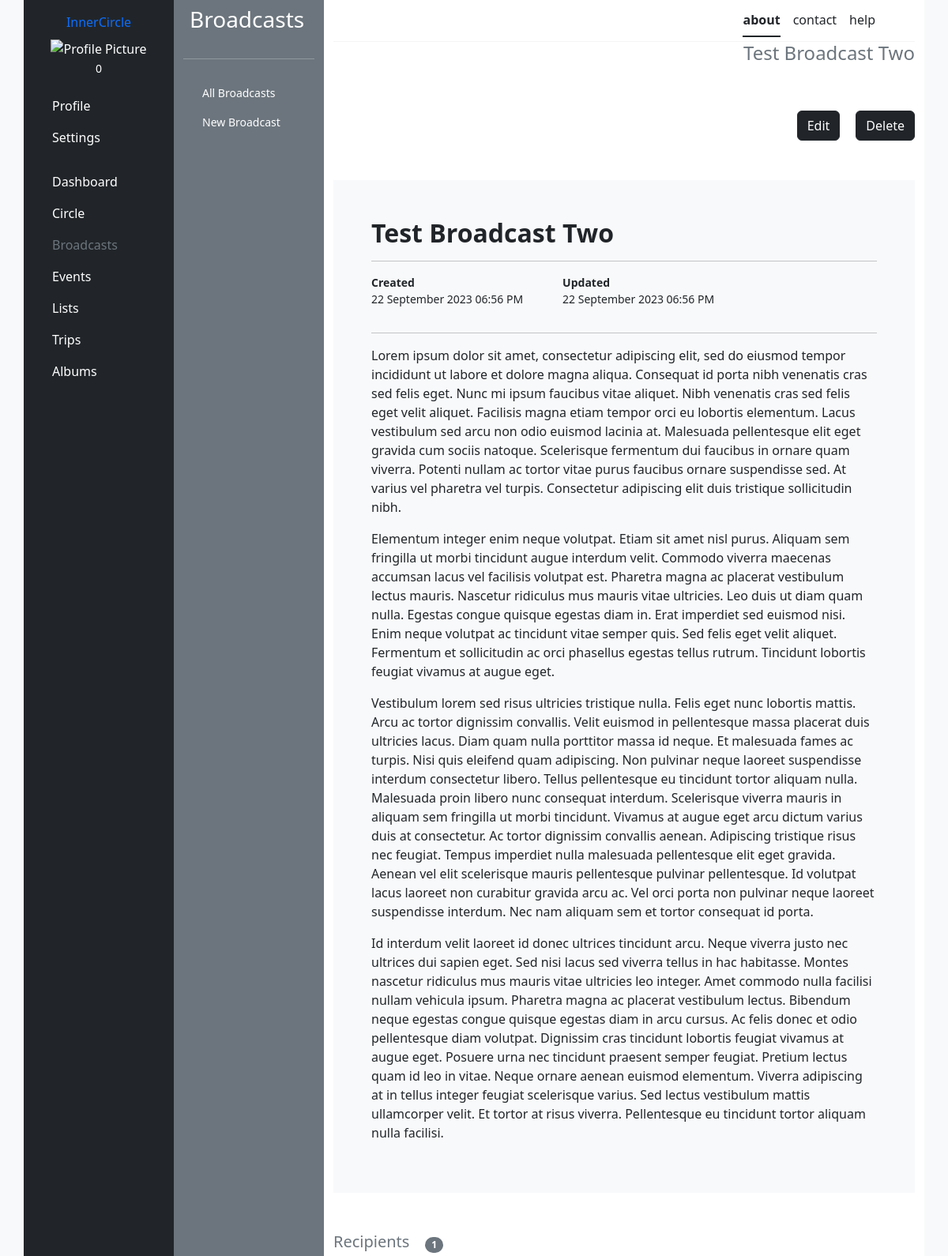
Before: /broadcast_detail/2 (upper part) with the older database file.
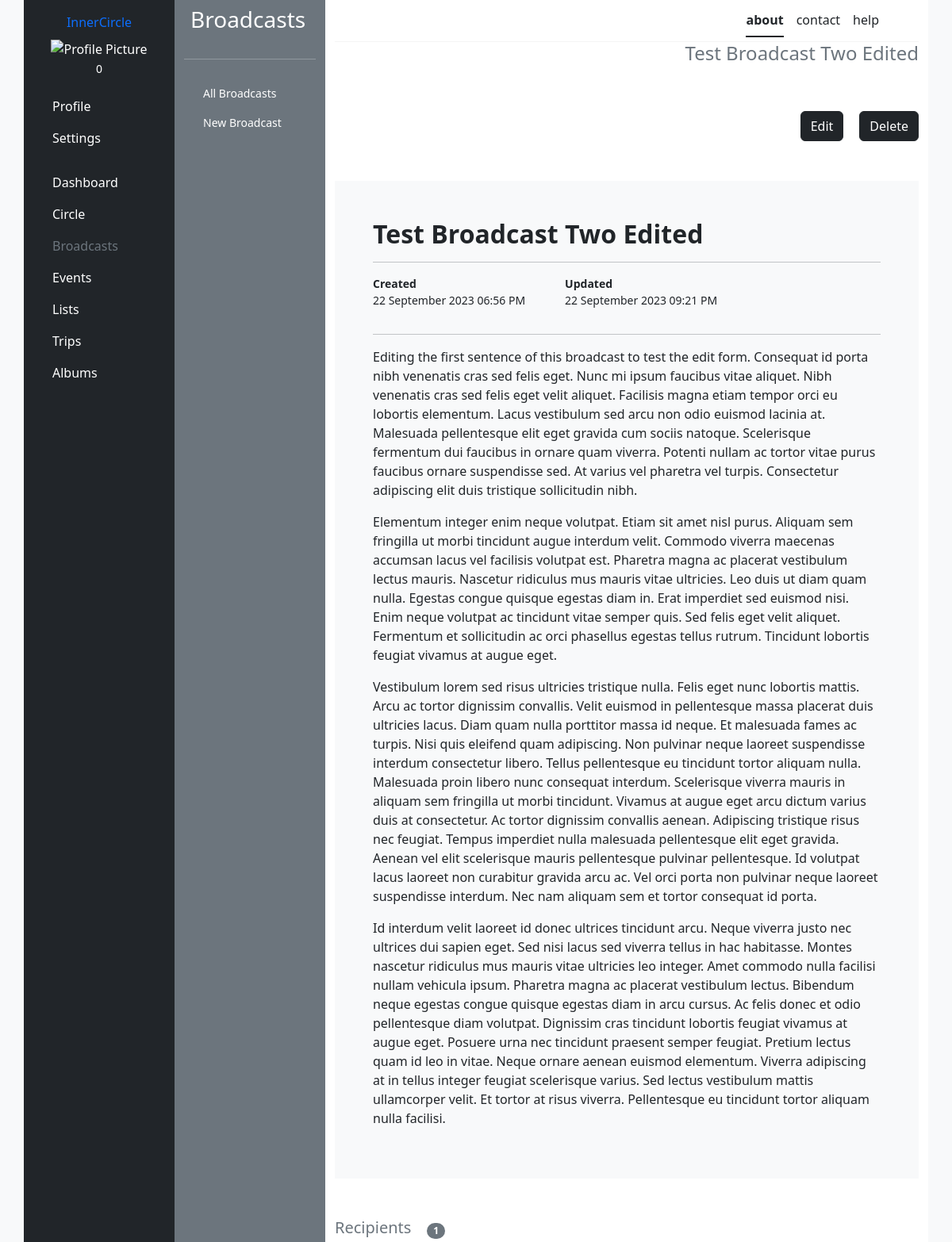
After: the same page with the newer database file.
### broadcasts/models.py (models this page shows, shortened)
class Broadcast(models.Model):
    user = models.ForeignKey(User, on_delete=models.CASCADE)
    created = models.DateTimeField(auto_now_add=True)
    updated = models.DateTimeField(auto_now=True)
    title = models.CharField(max_length=255)
    content = models.TextField()
    receivers = models.ManyToManyField(Member, related_name='broadcasts_received')

### broadcasts/views.py (the view)
# urls.py: path('broadcast_detail/<str:broadcast_id>', views.broadcast_detail, name='broadcast_detail'),
def broadcast_detail(request, broadcast_id):
    template = 'broadcasts/broadcast_detail.html'
    broadcast = Broadcast.objects.get(pk=broadcast_id)
    context = {
        'broadcast': broadcast,
    }
    return render(request, template, context)

### users/templatetags/cache_bust.py (called while the page is built)
@register.simple_tag(name='cache_bust')
def cache_bust():
    if settings.DEBUG:
        version = uuid.uuid1()
    else:
        version = os.environ.get('PROJECT_VERSION')
        if version is None:
            version = '1'
    return '__v__={version}'.format(version=version)

### templates/broadcasts/broadcast_detail.html (shortened to what this page needs)
{% extends 'base.html' %}
{% load static %}
{% load cache_bust %}
{% load bootstrap_icons %}
{% block css %}<link rel="stylesheet" href="{% static 'scss/circle.scss' %}?{% cache_bust %}">{% endblock %}
{% block content %}
<section class="d-flex flex-column justify-content-between" style="gap: 50px">
    <div class="d-flex justify-content-between align-items-center" >
        <h4 class="text-secondary text-end"> {{broadcast.title}}</h4>
    </div>
    <div class="d-flex justify-content-end" style="gap: 20px;">
        <a class="btn btn-dark" href="{% url 'edit_broadcast' broadcast.id %}">{% bs_icon 'pen-fill' %} Edit</a>
        <a class="btn btn-dark" href="{% url 'delete_broadcast' broadcast.id %}">{% bs_icon 'trash3-fill' %} Delete</a>
    </div>
    <div class="bg-light p-5">
        <h2><Strong>{{broadcast.title}}</Strong></h2>
        <hr>
        <div class="d-flex" style="gap: 50px;">
            <p><small><strong>Created</strong><br>{{broadcast.created|date:"d F Y"}} {{broadcast.created|time:"h:i A"}}</small></p>
            <p><small><strong>Updated</strong><br>{{broadcast.updated|date:"d F Y"}} {{broadcast.updated|time:"h:i A"}}</small></p>
        </div>
        <hr>
        <p>{{broadcast.content|linebreaks}}</p>
    </div>
    {% if broadcast.receivers %}
    <div class="list-group list-group-flush">
        <div class="d-flex align-items-center" style="gap:20px">
            <h5 class="text-secondary">Recipients</h5>
            <span class="badge bg-secondary rounded-pill">{% bs_icon 'person' %}{{ broadcast.receivers.count }}</span>
        </div>
    </div>
    {% else %}
        <p class="text-secodary text-center">There are no guests invited to this event. <a href="{% url 'edit_broadcast' %}">Invite Guests</a></p>
    {% endif %}
</section>
{% endblock %}

Changed rows visible on the page:
changed Broadcast "06:56 PM": title "Test Broadcast Two" → "Test Broadcast Two Edited"; updated "06:56 PM" → "09:21 PM"; content "Lorem ipsum dolor sit amet, consectetur adipiscing elit, sed do eiusmod tempor incididunt ut labore et dolore magna aliqua. Consequat id porta nibh…" → "Editing the first sentence of this broadcast to test the edit form. Consequat id porta nibh…"
